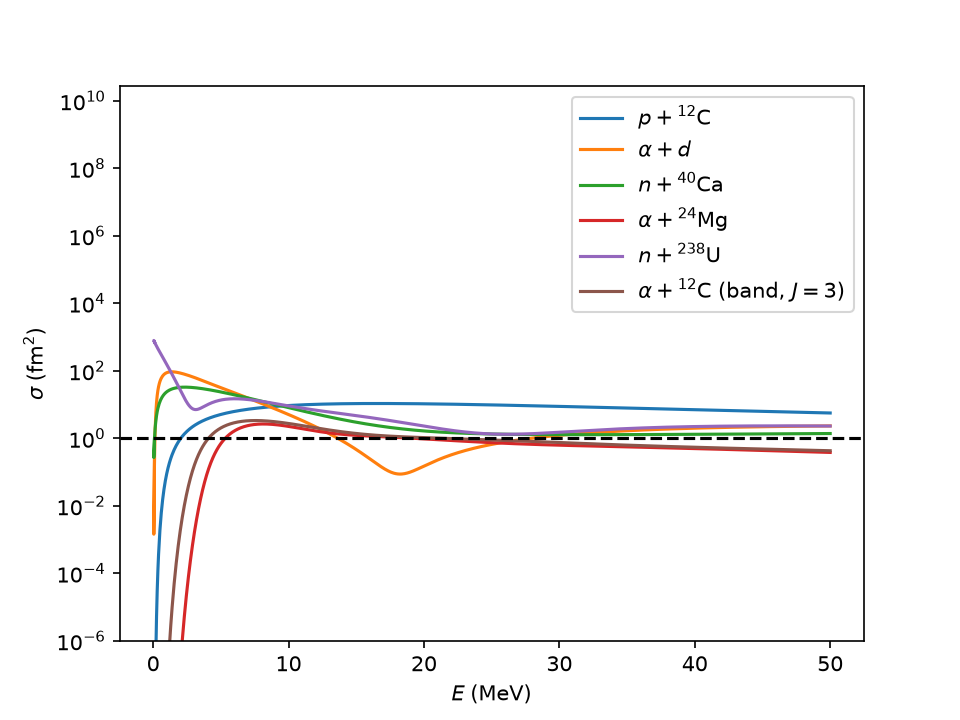

Reproduce this figure in Python.
"""sigma(E) for every benchmark on one dense grid, with the time each one costs.

The smallest thing the project can do: no emulator, no cache, no figure
pipeline. One solver, one grid, one plot. Run it to see what the reference
calculation costs before anything is reduced.

    python xsec_scan.py
"""

# Run-from-anywhere: put this dir (siblings) then the package root (core/, pipeline/) on the path.
import sys as _sys
from pathlib import Path as _Path
_HERE = _Path(__file__).resolve().parent
_sys.path[:0] = [str(_HERE), str(_HERE.parent)]
import time

import numpy as np
import matplotlib.pyplot as plt

from core import dbmm, specfun
from pipeline.observables import cross_section, solver_for
from pipeline.systems import SYSTEMS

# NumbaBackend ahead of Arb for the mesh: ~3x, at the price of 7e-12 error.
specfun.SF = specfun.SpecialFunctions(chain=(
    specfun.ScipyBackend, specfun.NumbaBackend,
    specfun.FlintBackend, specfun.MpmathBackend))
dbmm.SF = specfun.SF                                    # dbmm did `from .specfun import SF`
specfun.SF.coulomb_f_mesh(0, 1.0, np.linspace(0.1, 5, 10))   # JIT warm-up, outside the timers

E = np.linspace(0, 50.0, 1000)
E[0] = 1e-1   # E = 0 gives k = 0 and a division by zero

KEYS = ["p12C", "alpha_d", "n40Ca", "alpha24Mg", "n238U", "alpha12C_band"]

for key in KEYS:
    s = SYSTEMS[key]
    theta_c = s.preset_fn()[2]
    kind = "elastic"                # reaction where absorptive, elastic where not
    t0 = time.perf_counter()
    solver = solver_for(s, theta_c, energies=E)
    sigma = [cross_section(solver, e, solver.solve(e), kind) for e in E]
    dt = time.perf_counter() - t0
    print(f"{key:14s} {dt:6.2f} s ({1e3 * dt / len(E):.1f} ms/point)  {kind}")
    plt.plot(E, sigma, label=s.label)
    
# ligne au minimum affiché
plt.axhline(np.exp(0), color="k", ls="--")
plt.xlabel(r"$E\;(\mathrm{MeV})$")
plt.ylabel(r"$\sigma\;(\mathrm{fm}^2)$")
plt.yscale("log")
plt.ylim(bottom=1e-6)   # borne inférieure
plt.legend()
plt.savefig(_HERE / "xsec_scan.png", dpi=150)
